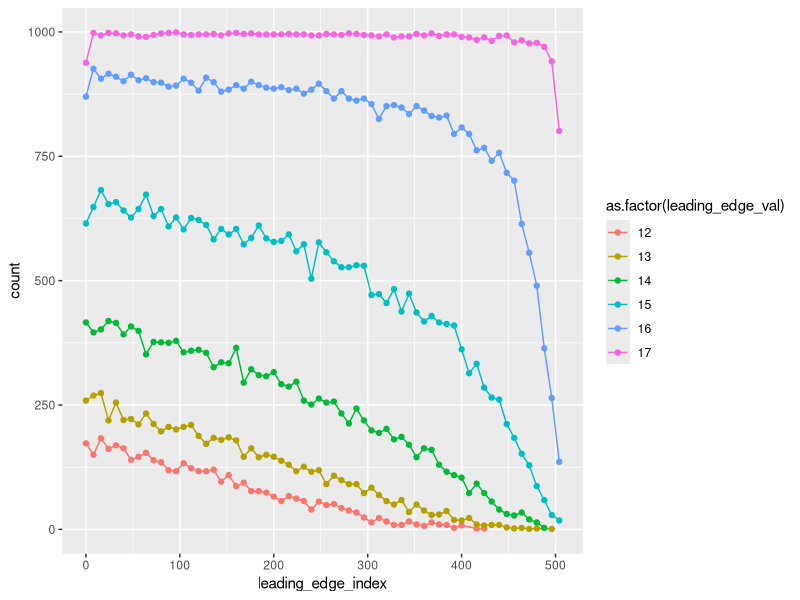

Recreate this plot in R.
rm(list = ls())

library(ggplot2)
library(dplyr)

df_all = read.csv('../data/combined_cross_info.csv', header = F)

colnames(df_all) = c('slurm_task_id', 'leading_edge_index', 'leading_edge_val', 'relative_update', 'cross_id')

df_summary = df_all[df_all$cross_id == 1,] %>% dplyr::group_by(leading_edge_index, leading_edge_val) %>% dplyr::summarize(count = dplyr::n())

ggplot(df_summary, aes(x = leading_edge_index, y = count, color = as.factor(leading_edge_val))) + 
  geom_line() + 
  geom_point()
